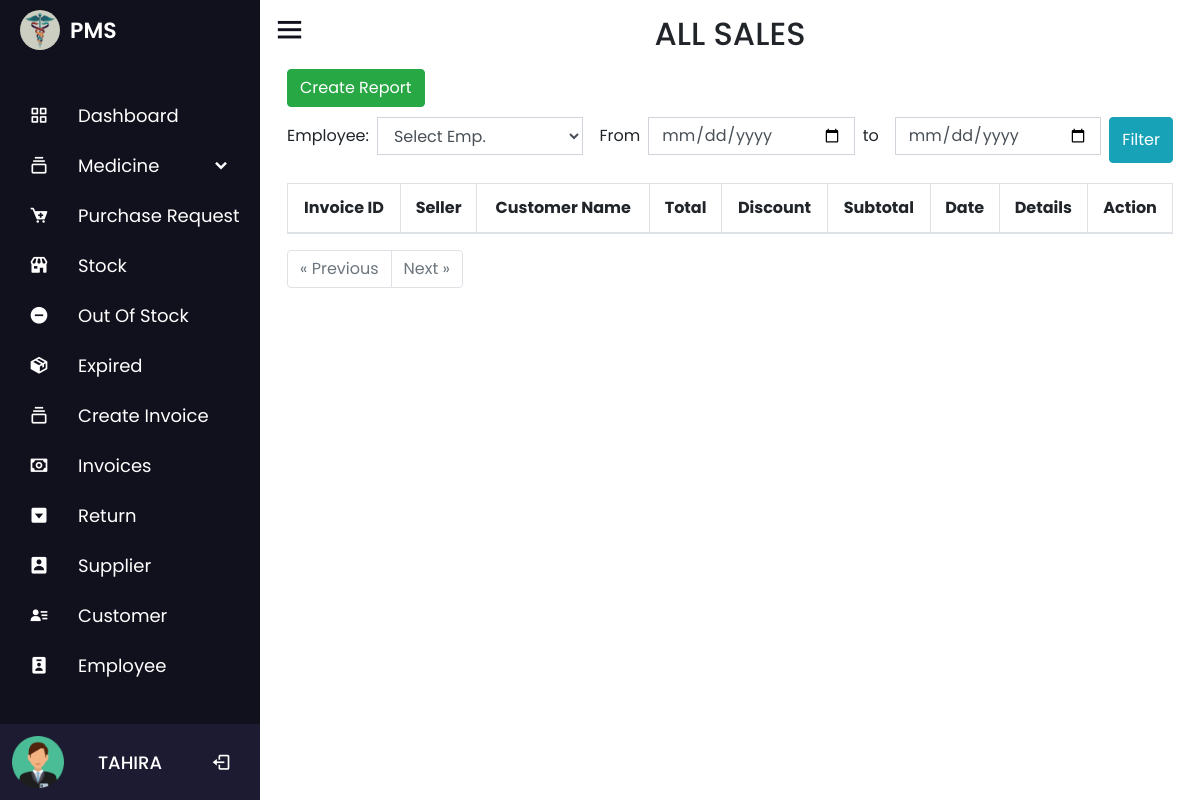
Page /invoices.php (signed in) on the earlier database version.
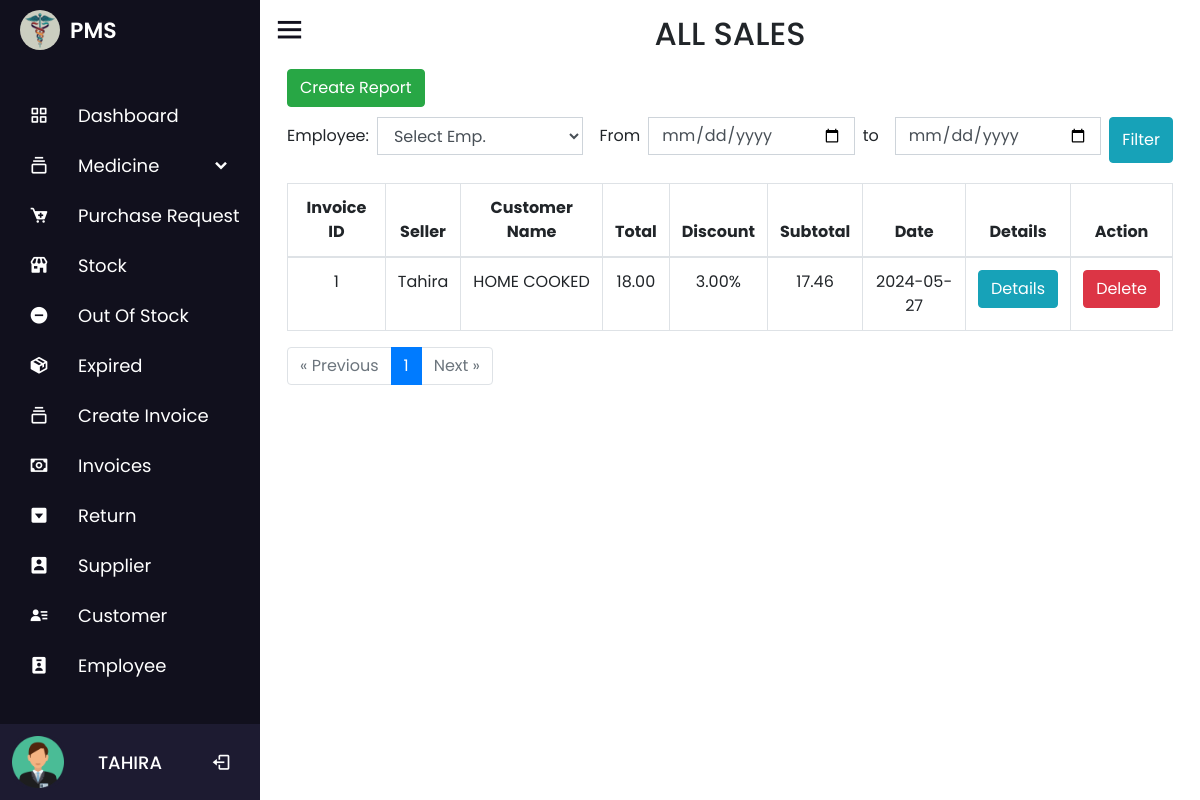
Same page on the later database version.
### tables this page shows
CREATE TABLE `invoices` (
  `invoice_id` int(11) NOT NULL,
  `employee_id` int(11) NOT NULL,
  `customer_id` int(11) NOT NULL,
  `total` decimal(10,2) NOT NULL,
  `discount` decimal(10,2) DEFAULT 0.00,
  `subtotal` decimal(10,2) NOT NULL,
  `profit` int(11) NOT NULL,
  `created_at` timestamp NOT NULL DEFAULT current_timestamp()
);

CREATE TABLE `employee` (
  `id` int(100) NOT NULL COMMENT 'ID',
  `name` varchar(100) NOT NULL COMMENT 'Name',
  `number` int(100) NOT NULL COMMENT 'Number',
  `email` varchar(100) NOT NULL COMMENT 'Email',
  `password` varchar(100) NOT NULL,
  `role` int(10) NOT NULL,
  `date` timestamp NOT NULL DEFAULT current_timestamp()
);

CREATE TABLE `customer` (
  `customer_id` int(11) NOT NULL,
  `customer_name` varchar(100) NOT NULL,
  `customer_email` varchar(100) NOT NULL,
  `customer_number` varchar(100) NOT NULL,
  `date` timestamp NOT NULL DEFAULT current_timestamp()
);

### invoices.php (the view, shortened to what the changed rows need)
<?php
include 'nav/nav.php';
$results_per_page = 10;
$total_invoices_query = mysqli_query($conn, "SELECT COUNT(*) AS total FROM invoices");
$total_invoices_row = mysqli_fetch_assoc($total_invoices_query);
$total_invoices = $total_invoices_row['total'];
$total_pages = ceil($total_invoices / $results_per_page);
if (isset($_GET['page']) && is_numeric($_GET['page'])) {
    $page = $_GET['page'];
} else {
    $page = 1;
}
$page = max(1, min($page, $total_pages));
$offset = ($page - 1) * $results_per_page;
$filter_employee = isset($_GET['emp']) ? $_GET['emp'] : '';
$filter_from = isset($_GET['from']) ? $_GET['from'] : '';
$filter_to = isset($_GET['to']) ? $_GET['to'] : '';
$where_clause = '';
$query = "SELECT invoices.invoice_id, customer.customer_name, employee.name AS employee_name, invoices.discount, invoices.subtotal, invoices.total, invoices.created_at
FROM invoices
INNER JOIN customer ON invoices.customer_id = customer.customer_id
INNER JOIN employee ON invoices.employee_id = employee.id
WHERE 1 $where_clause
ORDER BY invoices.created_at DESC
LIMIT $offset, $results_per_page";
$result_set = mysqli_query($conn, $query);
?>
<div class="container"style="margin-top: -45px;">
    <div class="title">
        <h2 class="text-center text-uppercase p-2">All Sales</h2>
    </div>
    <div id="table">
        <table id="zctb" class="display table table-bordered table-hover text-center" cellspacing="0" width="100%">
            <thead>
                <tr>
                    <th>Invoice ID</th>
                    <th>Seller</th>
                    <th>Customer Name</th>
                    <th>Total</th>
                    <th>Discount</th>
                    <th>Subtotal</th>
                    <th>Date</th>
                    <th id="visible">Details</th>
                    <?php if(isset($_SESSION['admin']) && $_SESSION['admin'] == true) : ?>
                        <th id="visible">Action</th>
                    <?php endif; ?>
                </tr>
            </thead>
            <tbody>
                <?php
                while ($row = mysqli_fetch_assoc($result_set)) : ?>
                    <tr>
                        <td><?php echo $row['invoice_id']; ?></td>
                        <td><?php echo $row['employee_name']; ?></td>
                        <td><?php echo $row['customer_name']; ?></td>
                        <td><?php echo $row['total']; ?></td>
                        <td><?php echo $row['discount']; ?>%</td>
                        <td><?php echo $row['subtotal']; ?></td>
                        <td><?php echo date('Y-m-d', strtotime($row['created_at'])); ?></td>
                        <td id="visible"><a href="invoice_details.php?invoice_id=<?php echo $row['invoice_id']; ?>" class="btn btn-info">Details</a></td>
                        <?php if(isset($_SESSION['admin']) && $_SESSION['admin'] == true) : ?>
                            <td id="visible">
                                <form action="" method="post" onsubmit="return confirm('Are you sure you want to delete this invoice? This action cannot be undone.');">
                                    <button class="btn btn-danger" name="delete_invoice">Delete</button>
                                </form>
                            </td>
                        <?php endif; ?>
                    </tr>
                <?php endwhile; ?>
            </tbody>
        </table>
    </div>
    <div class="pagination">
        <ul class="pagination">
            <?php for ($i = 1; $i <= $total_pages; $i++) : ?>
                <li class="page-item <?php echo ($page == $i) ? 'active' : ''; ?>">
                    <a class="page-link" href="?page=<?php echo $i; ?>&emp=<?php echo $filter_employee; ?>&from=<?php echo $filter_from; ?>&to=<?php echo $filter_to; ?>"><?php echo $i; ?></a>
                </li>
            <?php endfor; ?>
        </ul>
    </div>
</div>
<?php
include 'nav/footer.php';
?>

Differences in the rows shown:
added invoices: invoice_id "1", employee.name "Tahira", customer.customer_name "HOME COOKED", total "18.00", discount "3.00", subtotal "17.46", created_at "2024-05-27"
Other differences:
new list line: "1"
